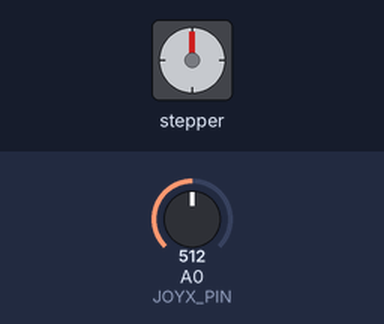
A sketch run on a simulated Arduino Uno, built with avr-gcc and run on an emulated ATmega328P. Parts: stepper motor. Inputs (shaded band) come from the test bench; at power-on: A0 (JOYX_PIN) = 512. Stepper angles assume 200 steps per turn.

Above: at 1.2 s.
1.3 s: A0 (JOYX_PIN) set to 532
At 2.0 s:
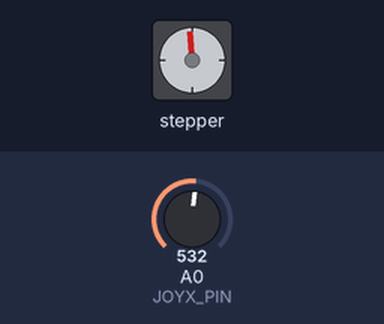
2.8 s: A0 (JOYX_PIN) set to 500
At 4.0 s:
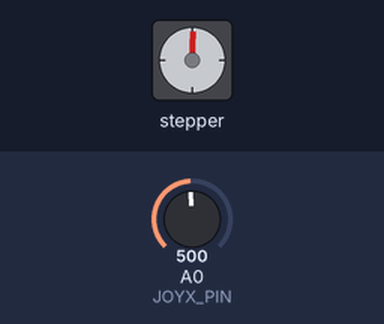
Timing chart, 0 to 5.8 s (numbered marks = the images above; inputs shaded):
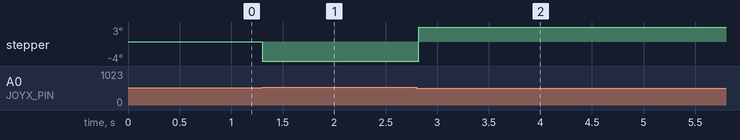

The sketch:

Wireless_Comms_Stepper_Motors_wJoystick_v2.ino
```cpp
// Include the AccelStepper library:
#include <AccelStepper.h>

// Stepper motors setup
// Motor interface type must be set to 1 when using a driver:
#define stepPin 6
#define dirPin 7
#define motorInterfaceType 1
const int stepsPerRevolution = 200;
const int stepsPerMove = 2;
int motorSpeed = 400;
// Create a new instance of the AccelStepper class:
AccelStepper stepperA = AccelStepper(motorInterfaceType, stepPin, dirPin);

// Set up joystick
#define JOYX_PIN A0
int joyxValue;
int startTime;

void setup()
{
    stepperA.setMaxSpeed(1000);          // Set the maximum speed in steps per second

    // Initialize the serial port:
    Serial.begin(9600);
}

void loop()
{
    //startTime = micros();
    readJoy();
    motorA();
    //Serial.println(micros()-startTime);
}

void readJoy() {
    joyxValue = analogRead(JOYX_PIN);
}

void motorA() {
    if (joyxValue > 525) {
        moveMotor(-motorSpeed, -stepsPerMove);
    } else if (joyxValue < 510) {
        moveMotor(motorSpeed, stepsPerMove);
    }
}

void moveMotor(int stepRate, int stepNum) {
    stepperA.setCurrentPosition(0);      // Set the current position to 0
    stepperA.setSpeed(stepRate);
    while(stepperA.currentPosition() != stepNum)
        {
          stepperA.runSpeed();
        }
}
```
